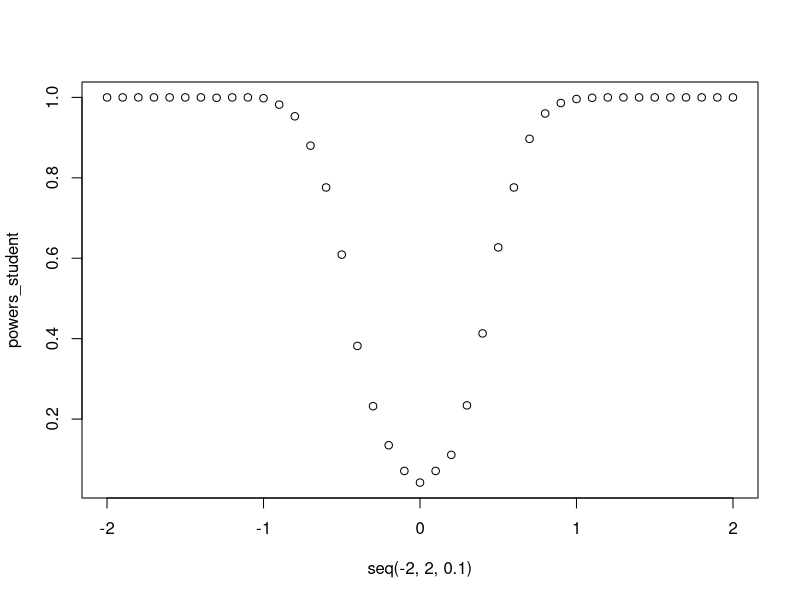
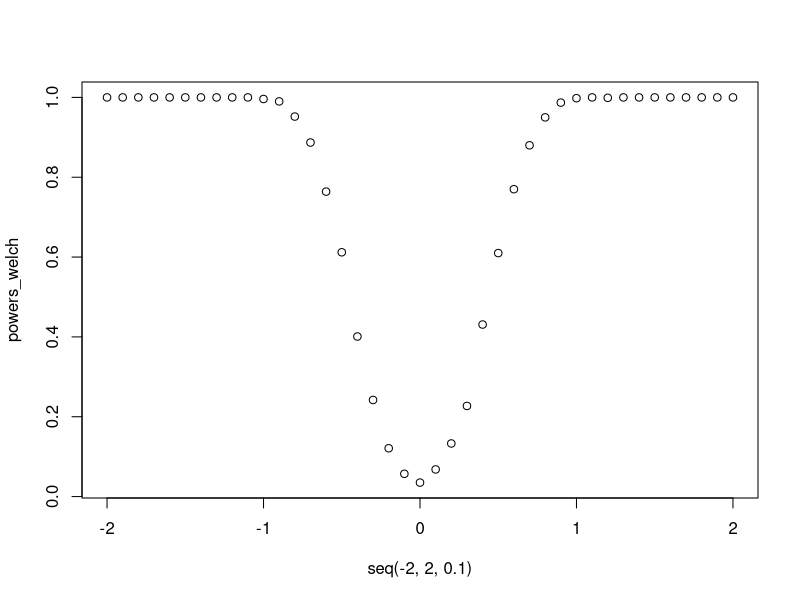
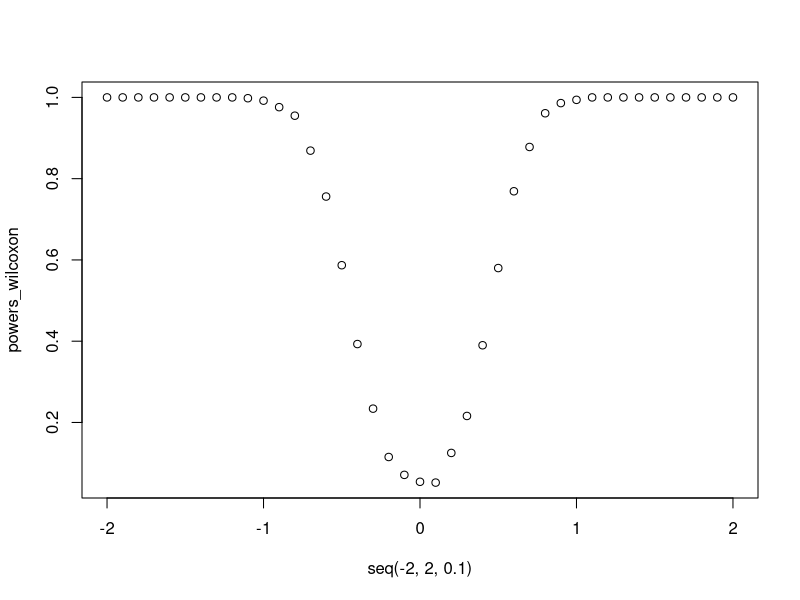

These figures' R source, in order: (Note: a time limit stopped this script after it produced the figures.)
alpha = .05

t.power1 = function(nsamp=c(200,200),nsim=1000,means=c(0,0),sds=c(1,1),var.equal=TRUE){
  tps = replicate(nsim,
                  t.test(rnorm(nsamp[1],mean=means[1],sd=sds[1]),
                         rnorm(nsamp[2],mean=means[2],sd=sds[2]), var.equal = var.equal)$p.value)
  
  sum(tps < alpha/2 | tps > 1 - alpha/2) / nsim
}

wilcoxon.power = function(nsamp=c(200,200),nsim=1000,means=c(0,0),sds=c(1,1)){
  tps = replicate(nsim,
                  wilcox.test(rnorm(nsamp[1],mean=means[1],sd=sds[1]),
                              rnorm(nsamp[2],mean=means[2],sd=sds[2]))$p.value)
  
  sum(tps < alpha/2 | tps > 1 - alpha/2) / nsim
}

## TASK 1
powers_student <- vector(mode="numeric", length=0)
powers_welch <- vector(mode="numeric", length=0)
powers_wilcoxon <- vector(mode="numeric", length=0)
for (i in seq(-2,2,.1)){
  powers_student = c(powers_student, t.power1(means = c(0, i), sds = c(2,2)))
  powers_welch = c(powers_welch, t.power1(means = c(0, i), sds = c(2,2), var.equal = FALSE))
  powers_wilcoxon = c(powers_wilcoxon, wilcoxon.power(means = c(0, i), sds = c(2,2)))
}

plot(seq(-2,2,.1), powers_student)
plot(seq(-2,2,.1), powers_welch)
plot(seq(-2,2,.1), powers_wilcoxon)

##TASK 2
powers_student <- vector(mode="numeric", length=0)
powers_welch <- vector(mode="numeric", length=0)
powers_wilcoxon <- vector(mode="numeric", length=0)
for (i in seq(-2,2,.1)){
  powers_student = c(powers_student, t.power1(means = c(0, i), sds = c(2,4)))
  powers_welch = c(powers_welch, t.power1(means = c(0, i), sds = c(2,4), var.equal = FALSE))
  powers_wilcoxon = c(powers_wilcoxon, wilcoxon.power(means = c(0, i), sds = c(2,4)))
}

plot(seq(-2,2,.1), powers_student)
plot(seq(-2,2,.1), powers_welch)
plot(seq(-2,2,.1), powers_wilcoxon)
